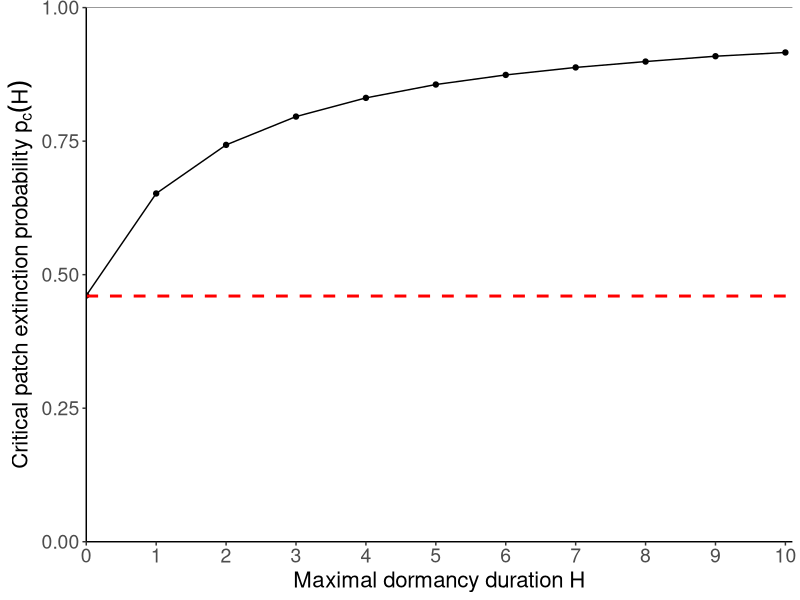

Source code (R):
library(ggplot2)

theme_set(
  theme_classic() + 
    theme(legend.position = "right")
)

data = read.csv(file = 'prob_crit_H.csv', header = TRUE, dec = '.', sep = ',')

fig = ggplot(data) + 
  aes(x = H, y = Proba_critique) + 
  geom_point() +
  labs(x = 'Maximal dormancy duration H', y = bquote('Critical patch extinction probability'~p[c](H)))

fig = fig + ylim(0,1)

fig = fig + scale_x_continuous(expand = c(0,0), breaks = c(0, 1, 2, 3, 4, 5, 6, 7, 8, 9, 10), limits = c(0,10.1))

fig = fig + scale_y_continuous(expand = c(0,0), limits = c(0,1))

fig = fig + geom_line(size = 0.5, colour = 'black')

fig = fig + geom_hline(aes(yintercept = 0.46), color = "red", linetype = "dashed", size = 1)

fig = fig + geom_hline(aes(yintercept = 1), color = "black",size = 0.25)

fig = fig + theme(axis.text.x = element_text(size = 14), axis.text.y = element_text(size = 14))
fig = fig + theme(legend.text = element_text(size = 14), legend.title = element_text(size = 16))
fig = fig + theme(axis.title = element_text(size = 16))

fig